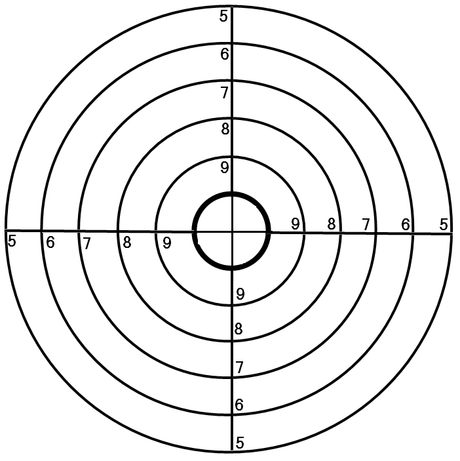
#> input picture target.png, 460 x 461 px, found by its file name
$ python concentric_circles.py
#> lines starting #> are read from the running program, lines starting #| are printed output that depends on the picture
#> further down, src is the input picture: shape (461, 460, 3); min 0, max 255, mean 235.3

# 霍夫圆检测
import cv2 as cv
import numpy as np


def detect_circles_demo(image):
    dst = cv.pyrMeanShiftFiltering(image, 10, 100)  # 边缘保留滤波EPF
    cimage = cv.cvtColor(dst, cv.COLOR_RGB2GRAY)
    circles = cv.HoughCircles(cimage, cv.HOUGH_GRADIENT, 1,
                              20, param1=50, param2=30, minRadius=0, maxRadius=0)
#> circles = 160 rows, first 8: [228.5, 228.5, 224.2], [207.5, 235.5, 166.8], [205.5, 281.5, 167.3], [181.5, 263.5, 130.6], [260.5, 182.5, 130], [196.5, 181.5, 131.4], [162.5, 297.5, 129.8], [294.5, 159.5, 128.6]
    circles = np.uint16(np.around(circles))  # 把circles包含的圆心和半径的值变成整数
#> circles = 160 rows, first 8: [228, 228, 224], [208, 236, 167], [206, 282, 167], [182, 264, 131], [260, 182, 130], [196, 182, 131], [162, 298, 130], [294, 160, 129]
    for i in circles[0, :]:
        cv.circle(image, (i[0], i[1]), i[2], (0, 0, 255), 2)  # 画圆
        cv.circle(image, (i[0], i[1]), 2, (0, 0, 255), 2)  # 画圆心
#> this loop made 160 passes
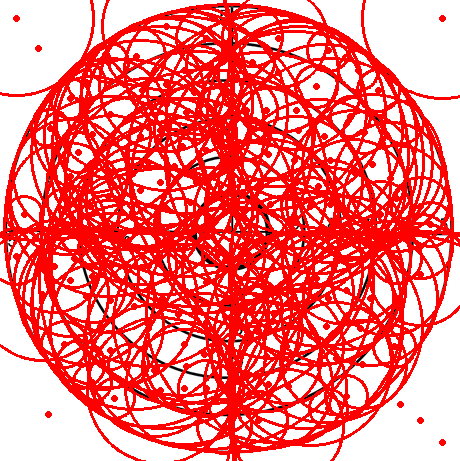
#> image: shape (461, 460, 3); mean B, G, R 124.5, 124.5, 252.5
    cv.imshow("circles", image)


src = cv.imread('H:/Shooting_Simulator/target.png')
cv.namedWindow('input_image', cv.WINDOW_NORMAL)  # 设置为WINDOW_NORMAL可以任意缩放
cv.imshow('input_image', src)
detect_circles_demo(src)
cv.waitKey(0)
cv.destroyAllWindows()
